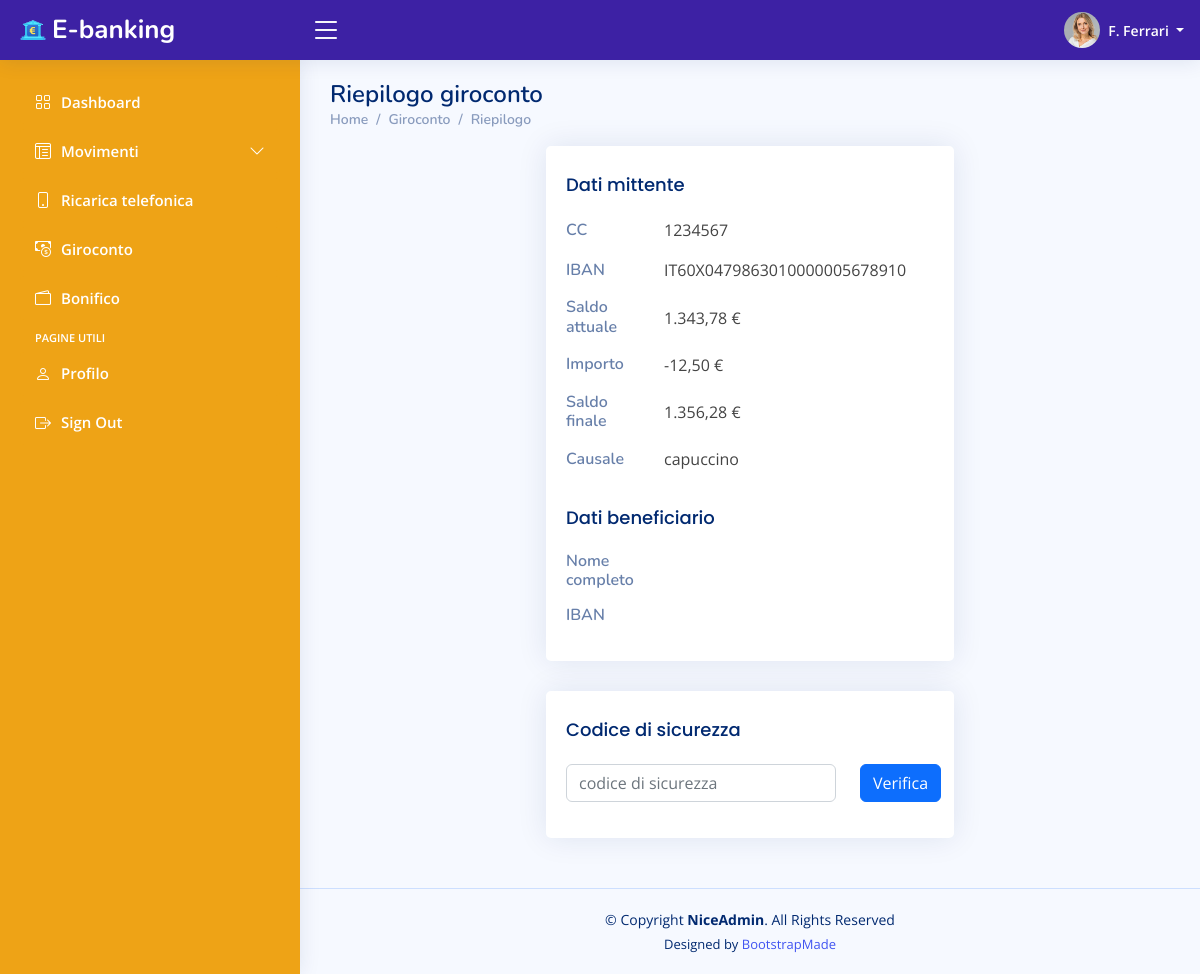
The page /riepilogoGiroconto.php (signed in) on the database its author committed.
### tables this page shows
CREATE TABLE `tconticorrenti` (
  `ContoCorrenteID` int(11) NOT NULL,
  `CodiceTitolare` int(11) NOT NULL,
  `Password` text NOT NULL,
  `IBAN` text NOT NULL,
  `Email` text NOT NULL,
  `NomeTitolare` text NOT NULL,
  `Professione` text NOT NULL,
  `Paese` text NOT NULL,
  `Indirizzo` text NOT NULL,
  `CAP` text NOT NULL,
  `Telefono` text NOT NULL,
  `ImmagineProfilo` text NOT NULL
);

CREATE TABLE `tmovimenticonto` (
  `MovimentoID` int(11) NOT NULL,
  `ContoCorrenteID` int(11) NOT NULL,
  `Data` date NOT NULL DEFAULT current_timestamp(),
  `Importo` float NOT NULL,
  `Saldo` float NOT NULL,
  `CategoriaMovimentoID` int(11) NOT NULL,
  `Stato` text NOT NULL,
  `DescrizioneEstesa` text NOT NULL
);

### riepilogoGiroconto.php (the view, shortened to what this page needs)
<!DOCTYPE html>
<html lang="en">
<head>
    <link href="assets/vendor/bootstrap/css/bootstrap.min.css" rel="stylesheet">
    <link href="assets/vendor/bootstrap-icons/bootstrap-icons.css" rel="stylesheet">
    <link href="assets/vendor/boxicons/css/boxicons.min.css" rel="stylesheet">
    <link href="assets/vendor/quill/quill.snow.css" rel="stylesheet">
    <link href="assets/vendor/quill/quill.bubble.css" rel="stylesheet">
    <link href="assets/vendor/remixicon/remixicon.css" rel="stylesheet">
    <link href="assets/vendor/simple-datatables/style.css" rel="stylesheet">
    <link rel="stylesheet" type="text/css" href="https://cdn.datatables.net/1.13.1/css/jquery.dataTables.css">
    <link href="assets/css/style.css" rel="stylesheet">
</head>
<body>
    <?php include "parts/header.php"; ?>
    <?php include "parts/sidebar.php"; ?>
    <main id="main" class="main">
        <div class="pagetitle">
            <h1>Riepilogo giroconto</h1>
            <nav>
                <ol class="breadcrumb">
                    <li class="breadcrumb-item"><a href="index.php">Home</a></li>
                    <li class="breadcrumb-item"><a href="giroconto.php">Giroconto</a></li>
                    <li class="breadcrumb-item">Riepilogo</li>
                </ol>
            </nav>
        </div>
        <section class="section giroconto">
            <div class="row flex-column align-items-center">
                <div class="col-lg-6">
                    <div class="card">
                        <div class="card-body info-card">
                            <h5 class="card-title mt-2">Dati mittente</h5>
                            <div class="row align-items-center mb-3">
                                <h6 class="col-md-4 col-lg-3 mb-0">CC</h6>
                                <div class="col-md-8 col-lg-9">
                                    <p class="mb-0"><?php echo $result["CodiceTitolare"]; ?></p>
                                </div>
                            </div>
                            <div class="row align-items-center mb-3">
                                <h6 class="col-md-4 col-lg-3 mb-0">IBAN</h6>
                                <div class="col-md-8 col-lg-9">
                                    <p class="mb-0"><?php echo $result["IBAN"]; ?></p>
                                </div>
                            </div>
                            <div class="row align-items-center mb-3">
                                <h6 class="col-md-4 col-lg-3 mb-0">Saldo attuale</h6>
                                <div class="col-md-8 col-lg-9">
                                    <?php
                                    $idConto = $_SESSION["ContoID"];
                                    $sql2 = "SELECT * FROM TMovimentiConto WHERE ContoCorrenteID = $idConto AND Stato = 'Eseguito' ORDER BY Data DESC LIMIT 1";
                                    $query2 = mysqli_query($conn, $sql2);
                                    if (mysqli_num_rows($query) === 1) {
                                        $result2 = mysqli_fetch_assoc($query2);
                                    }
                                    ?>
                                    <p class="mb-0"><?php echo number_format($result2["Saldo"], 2, ",", "."); ?> €</p>
                                </div>
                            </div>
                            <div class="row align-items-center mb-3">
                                <h6 class="col-md-4 col-lg-3 mb-0">Importo</h6>
                                <div class="col-md-8 col-lg-9">
                                    <?php
                                    $sql3 = "SELECT * FROM TMovimentiConto WHERE ContoCorrenteID = $idConto AND Stato = 'In attesa' ORDER BY Data DESC LIMIT 1";
                                    $query3 = mysqli_query($conn, $sql3);
                                    if (mysqli_num_rows($query) === 1) {
                                        $result3 = mysqli_fetch_assoc($query3);
                                        $importo = $_SESSION["importo"] = $result2["Saldo"] - $result3["Saldo"];
                                        $saldoPreventivo = $result3["Saldo"];
                                        $causale = $_SESSION["causale"] = $result3["DescrizioneEstesa"];
                                    }
                                    ?>
                                    <p class="mb-0"><?php echo number_format($importo, 2, ",", "."); ?> €</p>
                                </div>
                            </div>
                            <div class="row align-items-center mb-3">
                                <h6 class="col-md-4 col-lg-3 mb-0">Saldo finale</h6>
                                <div class="col-md-8 col-lg-9">
                                    <p class="mb-0"><?php echo number_format($saldoPreventivo, 2, ",", "."); ?> €</p>
                                </div>
                            </div>
                            <div class="row align-items-center mb-3">
                                <h6 class="col-md-4 col-lg-3 mb-0">Causale</h6>
                                <div class="col-md-8 col-lg-9">
                                    <p class="mb-0">
                                        <?php echo empty($causale) ? "Non specificata"  : $causale; ?>
                                    </p>
                                </div>
                            </div>
                            <h5 class="card-title mt-2">Dati beneficiario</h5>
                            <div class="row align-items-center mb-3">
                                <h6 class="col-md-4 col-lg-3 mb-0">Nome completo</h6>
                            </div>
                            <div class="row align-items-center mb-3">
                                <h6 class="col-md-4 col-lg-3 mb-0">IBAN</h6>
                            </div>
                        </div>
                    </div>
                </div>
                <div class="col-lg-6">
                    <div class="card">
                        <div class="card-body">
                            <h5 class="card-title mt-2">Codice di sicurezza</h5>
                            <form method="post" action="assets/includes/confermaGiroconto.inc.php">
                                <div class="row align-items-center mb-3">
                                    <div class="col-md-8 col-lg-9">
                                        <input type="text" name="codice" placeholder="codice di sicurezza" class="form-control">
                                    </div>
                                    <div class="col-md-4 col-lg-3">
                                        <button type="submit" name="conferma" class="btn btn-primary">Verifica</button>
                                    </div>
                                </div>
                            </form>
                        </div>
                    </div>
                </div>
            </div>
        </section>
    </main>
    <?php include "parts/footer.php"; ?>
</body>
</html>

### parts/header.php (shortened to what this page needs)
<header id="header" class="header fixed-top d-flex align-items-center">
    <div class="d-flex align-items-center justify-content-between">
        <a href="index.php" class="logo d-flex align-items-center">
            <img src="assets/img/logo_.png" alt="">
            <span class="d-none d-lg-block">E-banking</span>
        </a>
        <i class="bi bi-list toggle-sidebar-btn"></i>
    </div>
    <nav class="header-nav ms-auto">
        <ul class="d-flex align-items-center">
            <?php
            $idConto = $_SESSION["ContoID"];
            $conn = openCon();
            $sql = "SELECT * FROM TContiCorrenti WHERE ContoCorrenteID = $idConto;";
            $query = mysqli_query($conn, $sql);
            if (mysqli_num_rows($query) === 1) {
                $result = mysqli_fetch_assoc($query);
            }
            ?>
            <li class="nav-item dropdown pe-3">
                <a class="nav-link nav-profile d-flex align-items-center pe-0" href="#" data-bs-toggle="dropdown">
                    <img src="assets/img/profili/<?php echo $result["ImmagineProfilo"]; ?>" alt="Profile" class="rounded-circle">
                    <span class="d-none d-md-block dropdown-toggle ps-2">
                        <?php echo explode(" ", $result["NomeTitolare"])[0][0] . ". " . explode(" ", $result["NomeTitolare"])[1]; ?>
                    </span>
                </a>
            </li>
        </ul>
    </nav>
</header>

### assets/css/style.css (style rules this page uses)
:root { scroll-behavior: smooth; }
body { font-family: "Open Sans", sans-serif; background: #f6f9ff; color: #444444; }
a { color: #4154f1; text-decoration: none; }
h1, h2, h3, h4, h5, h6 { font-family: "Nunito", sans-serif; }
#main { margin-top: 60px; padding: 20px 30px; transition: all 0.3s; }
.pagetitle { margin-bottom: 10px; }
.pagetitle h1 { font-size: 24px; margin-bottom: 0; font-weight: 600; color: #012970; }
.card { margin-bottom: 30px; border: none; border-radius: 5px; box-shadow: 0px 0 30px rgba(1, 41, 112, 0.1); }
.card-title { padding: 20px 0 15px 0; font-size: 18px; font-weight: 500; color: #012970; font-family: "Poppins", sans-serif; }
.card-body { padding: 0 20px 20px 20px; }
.breadcrumb { font-size: 14px; font-family: "Nunito", sans-serif; color: #899bbd; font-weight: 600; }
.breadcrumb a { color: #899bbd; transition: 0.3s; }
.breadcrumb .breadcrumb-item::before { color: #899bbd; }
.logo { line-height: 1; }
@media (min-width: 1200px) { .logo { width: 280px; } }
.logo img { max-height: 26px; margin-right: 6px; }
.logo span { font-size: 26px; font-weight: 700; color: #fff; font-family: "Nunito", sans-serif; }
.header { transition: all 0.5s; z-index: 997; height: 60px; box-shadow: 0px 2px 20px rgba(1, 41, 112, 0.1); background-color: #3D21A4; padding-left: 20px; }
.header .toggle-sidebar-btn { font-size: 32px; padding-left: 10px; cursor: pointer; color: #fff; }
.header-nav ul { list-style: none; }
.header-nav>ul { margin: 0; padding: 0; }
.header-nav .nav-profile { color: #fff; }
.header-nav .nav-profile img { max-height: 36px; }
.header-nav .nav-profile span { font-size: 14px; font-weight: 600; }
@media (min-width: 1200px) { #main, #footer { margin-left: 300px; } }
.profile .profile-overview .label, .giroconto .info-card h6 { font-weight: 600; color: rgba(1, 41, 112, 0.6); }

### rows shown on the page
tconticorrenti: ImmagineProfilo (picture), NomeTitolare "F", NomeTitolare "Ferrari", CodiceTitolare "1234567", IBAN "IT60X0479863010000005678910"
tmovimenticonto: Saldo "1.343,78"
tmovimenticonto: Saldo "1.356,28", DescrizioneEstesa "capuccino"

### other values the page prints
$importo "-12,50"
